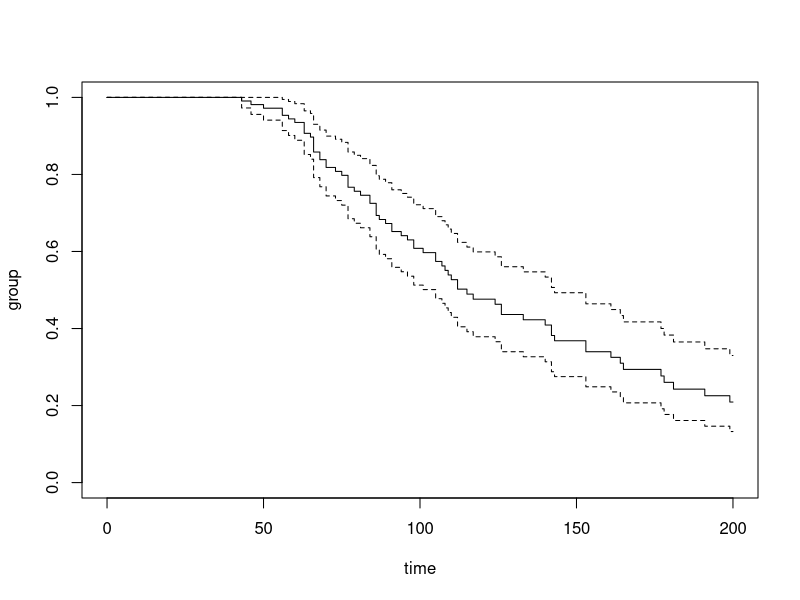

This chart was generated by the following R code:
rm(list=ls())
library(survival)


low.fat<-c(140,177,50,65,86,153,181,191,77,84,87,56,66,73,199,140,200,200
,200,200,200,200,200,200,200,200,200,200,200,200)
length(low.fat)

s1<-c(1,1,1,1,1,1,1,1,1,1,1,1,1,1,1,0,0,0,0,0,0,0,0,0,0,0,0,0,0,0)

group.1=rep(1,length(low.fat))

saturated.fat<-c(124,58,56,68,79,89,107,86,142,110,96,142,86,75,117,98,105,126,43,
46,81,133,165,170,200,200,200,200,200,200)



s2<-c(rep(1,23),0,0,0,0,0,0,0)

group.2=rep(2,length(saturated.fat))

unsaturated.fat<-c(112,68,84,109,153,143,60,70,98,164,63,63,77,91,91,66,70,
77,63,66,66,94,101,105,108,112,115,126,161,178)



s3<-c(rep(1,length(unsaturated.fat)))

group.3=rep(3,length(unsaturated.fat))

time<-c(low.fat,saturated.fat,unsaturated.fat)

status<-c(s1,s2,s3)

group=c(group.1,group.2,group.3)

datatable3.3=data.frame(time,status,group)

 COXHAZARD<- coxph(Surv(time, status) ~ group,data=datatable3.3)
summary(COXHAZARD)
plot(survfit(COXHAZARD),xlab='time',ylab='group')